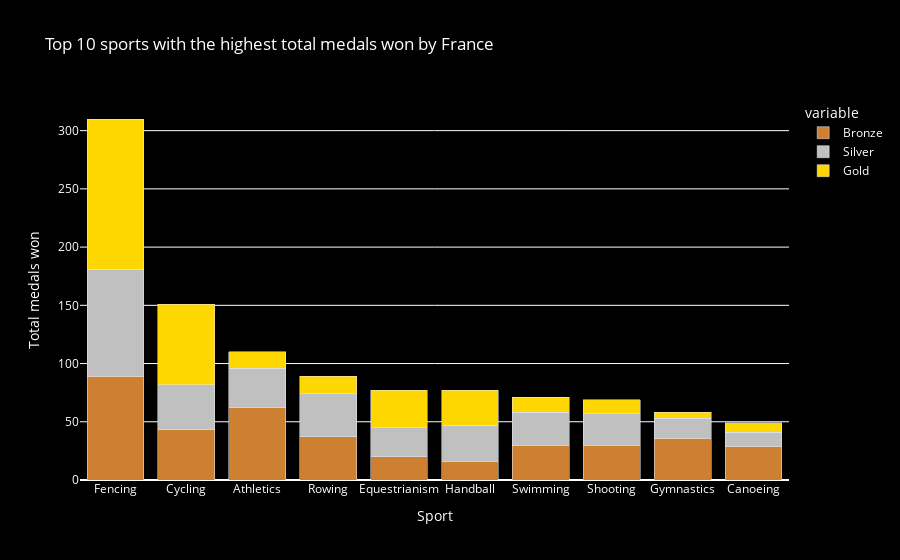

The cell this chart's notebook holds for it:
### Code cell
top_10_sports_total = medal_counts.nlargest(10, 'Total')
top_10_sports_total_plot = px.bar(top_10_sports_total, x=top_10_sports_total.index, y=['Bronze', 'Silver', 'Gold'], title='Top 10 sports with the highest total medals won by France', barmode='stack')

top_10_sports_total_plot.update_layout(
    paper_bgcolor="black",
    plot_bgcolor="black",
    font_color="white",
    yaxis_title="Total medals won",
)
top_10_sports_total_plot.update_traces(marker_color='#CD7F32', selector=dict(name='Bronze'))
top_10_sports_total_plot.update_traces(marker_color='silver', selector=dict(name='Silver'))
top_10_sports_total_plot.update_traces(marker_color='gold', selector=dict(name='Gold'))
top_10_sports_total_plot.show()

### Figure 1 — Plotly figure (JSON) as saved in the notebook; plotly's stock layout.template omitted (floating-point values rounded to 4 significant figures)
{"data": [{"alignmentgroup": "True", "hovertemplate": "variable=Bronze<br>Sport=%{x}<br>value=%{y}<extra></extra>", "legendgroup": "Bronze", "marker": {"color": "#CD7F32", "pattern": {"shape": ""}}, "name": "Bronze", "offsetgroup": "Bronze", "orientation": "v", "showlegend": true, "textposition": "auto", "type": "bar", "x": ["Fencing", "Cycling", "Athletics", "Rowing", "Equestrianism", "Handball", "Swimming", "Shooting", "Gymnastics", "Canoeing"], "xaxis": "x", "y": [89, 43, 62, 37, 20, 16, 30, 30, 36, 29], "yaxis": "y"}, {"alignmentgroup": "True", "hovertemplate": "variable=Silver<br>Sport=%{x}<br>value=%{y}<extra></extra>", "legendgroup": "Silver", "marker": {"color": "silver", "pattern": {"shape": ""}}, "name": "Silver", "offsetgroup": "Silver", "orientation": "v", "showlegend": true, "textposition": "auto", "type": "bar", "x": ["Fencing", "Cycling", "Athletics", "Rowing", "Equestrianism", "Handball", "Swimming", "Shooting", "Gymnastics", "Canoeing"], "xaxis": "x", "y": [92, 39, 34, 37, 25, 31, 28, 27, 17, 12], "yaxis": "y"}, {"alignmentgroup": "True", "hovertemplate": "variable=Gold<br>Sport=%{x}<br>value=%{y}<extra></extra>", "legendgroup": "Gold", "marker": {"color": "gold", "pattern": {"shape": ""}}, "name": "Gold", "offsetgroup": "Gold", "orientation": "v", "showlegend": true, "textposition": "auto", "type": "bar", "x": ["Fencing", "Cycling", "Athletics", "Rowing", "Equestrianism", "Handball", "Swimming", "Shooting", "Gymnastics", "Canoeing"], "xaxis": "x", "y": [129, 69, 14, 15, 32, 30, 13, 12, 5, 8], "yaxis": "y"}], "layout": {"barmode": "stack", "font": {"color": "white"}, "legend": {"title": {"text": "variable"}, "tracegroupgap": 0}, "paper_bgcolor": "black", "plot_bgcolor": "black", "title": {"text": "Top 10 sports with the highest total medals won by France"}, "xaxis": {"anchor": "y", "domain": [0, 1], "title": {"text": "Sport"}}, "yaxis": {"anchor": "x", "domain": [0, 1], "title": {"text": "Total medals won"}}}}
